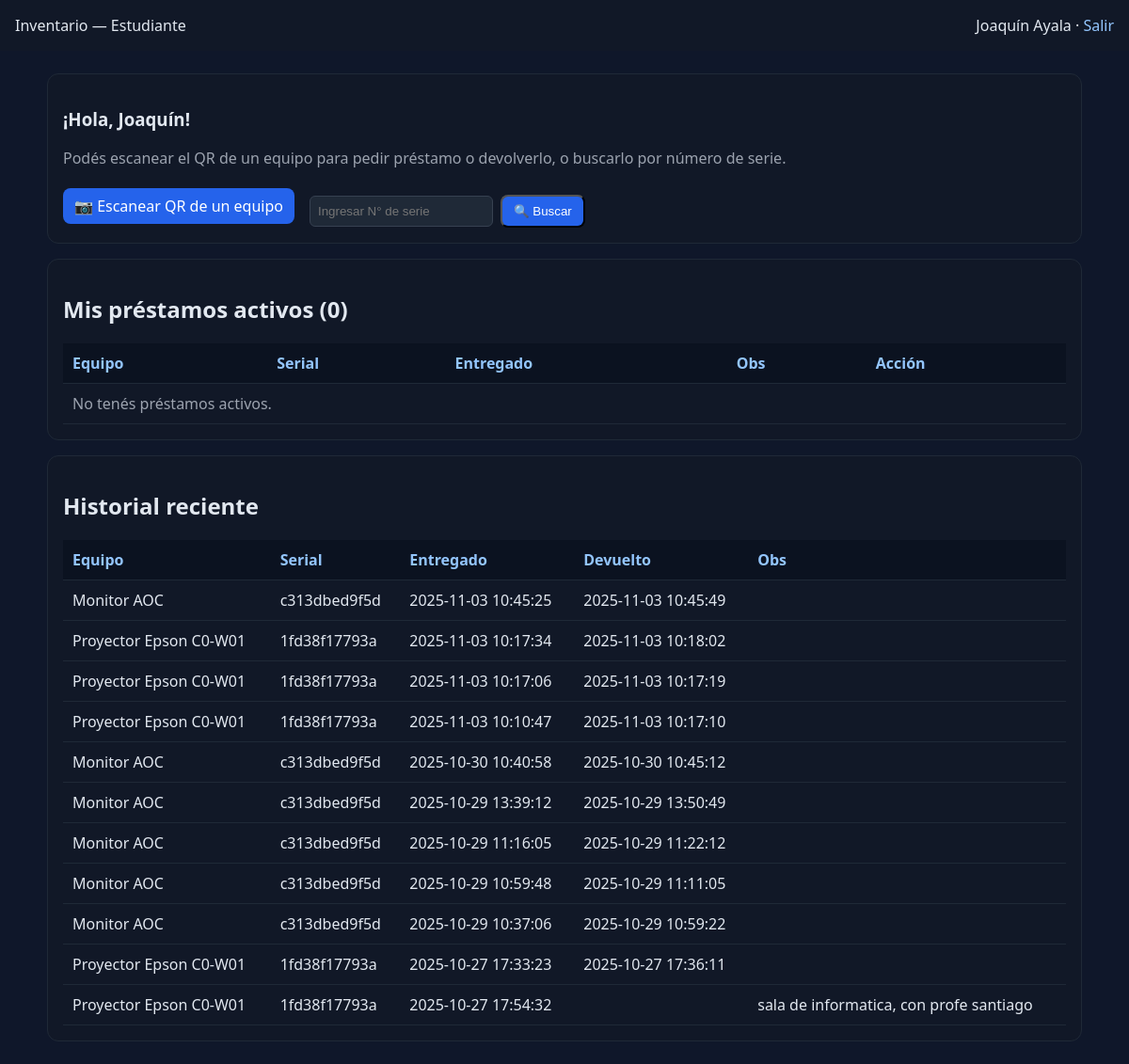
/public/estudiante_panel.php (signed in), run on the app's committed database.
### tables this page shows
CREATE TABLE `prestamos` (
  `id` int(11) NOT NULL,
  `equipo_id` int(11) NOT NULL,
  `estudiante_id` int(11) DEFAULT NULL,
  `docente_id` int(11) DEFAULT NULL,
  `usuario_actual_id` int(11) DEFAULT NULL,
  `fecha_entrega` datetime NOT NULL DEFAULT current_timestamp(),
  `fecha_devolucion` datetime DEFAULT NULL,
  `estado` varchar(20) NOT NULL DEFAULT 'activo',
  `observacion` text DEFAULT NULL,
  `creado_en` timestamp NOT NULL DEFAULT current_timestamp(),
  `motivo_cancelacion` text DEFAULT NULL,
  `devuelto_por_tercero_nombre` varchar(120) DEFAULT NULL,
  `devuelto_por_tercero_ci` varchar(20) DEFAULT NULL
);

CREATE TABLE `equipos` (
  `id` int(11) NOT NULL,
  `area_id` int(11) NOT NULL,
  `sala_id` int(11) DEFAULT NULL,
  `tipo` varchar(60) NOT NULL,
  `marca` varchar(80) DEFAULT NULL,
  `modelo` varchar(120) DEFAULT NULL,
  `nro_serie` varchar(120) DEFAULT NULL,
  `serial_interno` varchar(32) NOT NULL,
  `estado` varchar(20) NOT NULL DEFAULT 'bueno',
  `prestado` tinyint(1) NOT NULL DEFAULT 0,
  `con_reporte` tinyint(1) NOT NULL DEFAULT 0,
  `detalles` longtext DEFAULT NULL CHECK (json_valid(`detalles`)),
  `creado_en` timestamp NOT NULL DEFAULT current_timestamp(),
  `actualizado_en` timestamp NULL DEFAULT NULL ON UPDATE current_timestamp(),
  `en_mantenimiento` tinyint(1) DEFAULT 0,
  `con_fallos` tinyint(1) DEFAULT 0
);

### estudiante_init.php (called while the page is built, shortened)
<?php
function est() {
  return $_SESSION['est'] ?? null;
}

### public/estudiante_panel.php (the view, shortened to what this page needs)
<?php
require __DIR__ . '/../estudiante_init.php';
$e = est();
$stmt = $mysqli->prepare("
  SELECT p.id, p.equipo_id, p.fecha_entrega, p.observacion,
         e.tipo, e.marca, e.modelo, e.serial_interno
  FROM prestamos p
  JOIN equipos e ON e.id = p.equipo_id
  WHERE p.estudiante_id = ? AND p.estado = 'activo'
  ORDER BY p.fecha_entrega DESC
");
$stmt->bind_param("i", $e['id']);
$stmt->execute();
$activos = $stmt->get_result()->fetch_all(MYSQLI_ASSOC);
$stmt = $mysqli->prepare("
  SELECT p.id, p.equipo_id, p.fecha_entrega, p.fecha_devolucion, p.observacion,
         e.tipo, e.marca, e.modelo, e.serial_interno
  FROM prestamos p
  JOIN equipos e ON e.id = p.equipo_id
  WHERE p.estudiante_id = ? AND p.estado = 'devuelto'
  ORDER BY p.fecha_devolucion DESC
  LIMIT 15
");
$stmt->bind_param("i", $e['id']);
$stmt->execute();
$historial = $stmt->get_result()->fetch_all(MYSQLI_ASSOC);
?>
<!doctype html>
<html lang="es">
<head>
</head>
<body>
  <header>
    <div>Inventario — Estudiante</div>
    <div><?=htmlspecialchars($e['nombre'].' '.$e['apellido'])?> · <a href="/inventario_uni/public/estudiantes_logout.php">Salir</a></div>
  </header>
  <div class="container">
    <div class="grid">
      <div class="card">
        <h3>¡Hola, <?=htmlspecialchars($e['nombre'])?>!</h3>
        <p class="muted">Podés escanear el QR de un equipo para pedir préstamo o devolverlo, o buscarlo por número de serie.</p>
        <div style="display:flex;flex-wrap:wrap;gap:16px;align-items:center;margin-top:12px">
          <a class="btn" href="/inventario_uni/public/estudiante_scan.php">📷 Escanear QR de un equipo</a>
          <form class="search-form" method="get" action="/inventario_uni/public/estudiante_equipo.php">
            <input class="search-input" type="text" name="serial" placeholder="Ingresar N° de serie" required>
            <button class="btn" type="submit">🔍 Buscar</button>
          </form>
        </div>
      </div>
      <div class="card">
        <h2>Mis préstamos activos (<?=count($activos)?>)</h2>
        <table>
          <thead>
            <tr>
              <th>Equipo</th>
              <th>Serial</th>
              <th>Entregado</th>
              <th>Obs</th>
              <th>Acción</th>
            </tr>
          </thead>
          <tbody>
            <?php if (!$activos): ?>
              <tr><td colspan="5" class="muted">No tenés préstamos activos.</td></tr>
            <?php else: foreach ($activos as $p): ?>
              <tr>
                <td><?=htmlspecialchars($p['tipo'].' '.$p['marca'].' '.$p['modelo'])?></td>
                <td>
                  <a href="/inventario_uni/public/estudiante_equipo.php?serial=<?=urlencode($p['serial_interno'])?>">
                    <?=htmlspecialchars($p['serial_interno'])?>
                  </a>
                </td>
                <td><?=htmlspecialchars($p['fecha_entrega'])?></td>
                <td><?=htmlspecialchars($p['observacion'] ?? '')?></td>
                <td>
                  <a class="btn" href="/inventario_uni/public/estudiante_equipo.php?serial=<?=urlencode($p['serial_interno'])?>">
                    Ver / Devolver
                  </a>
                </td>
              </tr>
            <?php endforeach; endif; ?>
          </tbody>
        </table>
      </div>
      <div class="card">
        <h2>Historial reciente</h2>
        <table>
          <thead>
            <tr>
              <th>Equipo</th>
              <th>Serial</th>
              <th>Entregado</th>
              <th>Devuelto</th>
              <th>Obs</th>
            </tr>
          </thead>
          <tbody>
            <?php if (!$historial): ?>
              <tr><td colspan="5" class="muted">Todavía no hay devoluciones registradas.</td></tr>
            <?php else: foreach ($historial as $p): ?>
              <tr>
                <td><?=htmlspecialchars($p['tipo'].' '.$p['marca'].' '.$p['modelo'])?></td>
                <td><?=htmlspecialchars($p['serial_interno'])?></td>
                <td><?=htmlspecialchars($p['fecha_entrega'])?></td>
                <td><?=htmlspecialchars($p['fecha_devolucion'])?></td>
                <td><?=htmlspecialchars($p['observacion'] ?? '')?></td>
              </tr>
            <?php endforeach; endif; ?>
          </tbody>
        </table>
      </div>
    </div>
  </div>
</body>
</html>

### public/estudiante_panel.php (style rules this page uses)
body { font-family:system-ui,Segoe UI,Arial,sans-serif;background:#0f172a;color:#e2e8f0;margin:0 }
header { display:flex;justify-content:space-between;align-items:center;padding:16px;background:#111827 }
a { color:#93c5fd;text-decoration:none }
.container { padding:24px;max-width:1100px;margin:auto }
.grid { display:grid;gap:16px;grid-template-columns:1fr }
.card { background:#111827;border:1px solid #1f2937;border-radius:12px;padding:16px }
.muted { color:#9ca3af }
table { width:100%;border-collapse:collapse }
th,td { padding:10px;border-bottom:1px solid #1f2937;text-align:left }
th { color:#93c5fd;background:#0b1220 }
.btn { display:inline-block;padding:8px 12px;border-radius:8px;background:#2563eb;color:#fff }
.search-form { display:flex;gap:8px;align-items:center;margin-top:12px }
.search-input { padding:8px;border-radius:6px;border:1px solid #374151;background:#1f2937;color:#fff }

### data on the page
prestamos: equipo.modelo "Monitor AOC", equipo.serial_interno "c313dbed9f5d", fecha_entrega "2025-11-03 10:45:25", fecha_devolucion "2025-11-03 10:45:49"
prestamos: equipo.modelo "Proyector Epson C0-W01", equipo.serial_interno "1fd38f17793a", fecha_entrega "2025-11-03 10:17:34", fecha_devolucion "2025-11-03 10:18:02"
prestamos: equipo.modelo "Proyector Epson C0-W01", equipo.serial_interno "1fd38f17793a", fecha_entrega "2025-11-03 10:17:06", fecha_devolucion "2025-11-03 10:17:19"
prestamos: equipo.modelo "Proyector Epson C0-W01", equipo.serial_interno "1fd38f17793a", fecha_entrega "2025-11-03 10:10:47", fecha_devolucion "2025-11-03 10:17:10"
prestamos: equipo.modelo "Monitor AOC", equipo.serial_interno "c313dbed9f5d", fecha_entrega "2025-10-30 10:40:58", fecha_devolucion "2025-10-30 10:45:12"
prestamos: equipo.modelo "Monitor AOC", equipo.serial_interno "c313dbed9f5d", fecha_entrega "2025-10-29 13:39:12", fecha_devolucion "2025-10-29 13:50:49"
prestamos: equipo.modelo "Monitor AOC", equipo.serial_interno "c313dbed9f5d", fecha_entrega "2025-10-29 11:16:05", fecha_devolucion "2025-10-29 11:22:12"
prestamos: equipo.modelo "Monitor AOC", equipo.serial_interno "c313dbed9f5d", fecha_entrega "2025-10-29 10:59:48", fecha_devolucion "2025-10-29 11:11:05"
prestamos: equipo.modelo "Monitor AOC", equipo.serial_interno "c313dbed9f5d", fecha_entrega "2025-10-29 10:37:06", fecha_devolucion "2025-10-29 10:59:22"
prestamos: equipo.modelo "Proyector Epson C0-W01", equipo.serial_interno "1fd38f17793a", fecha_entrega "2025-10-27 17:33:23", fecha_devolucion "2025-10-27 17:36:11"
prestamos: equipo.modelo "Proyector Epson C0-W01", equipo.serial_interno "1fd38f17793a", fecha_entrega "2025-10-27 17:54:32", observacion "sala de informatica, con profe santiago"

### other printed values
$e['nombre'].' '.$e['apellido'] "Joaquín Ayala"
$e['nombre'] "Joaquín"
count($activos) "0"
